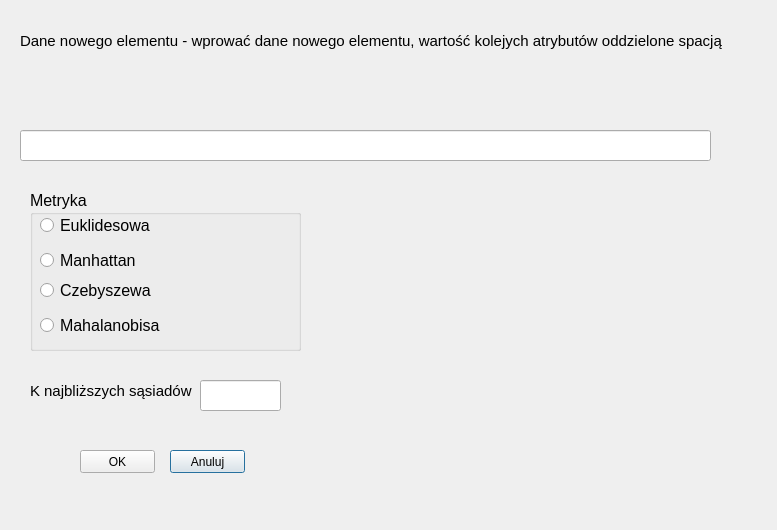
<?xml version="1.0" encoding="UTF-8"?>
<ui version="4.0">
 <class>Dialog</class>
 <widget class="QDialog" name="Dialog">
  <property name="geometry">
   <rect>
    <x>0</x>
    <y>0</y>
    <width>777</width>
    <height>530</height>
   </rect>
  </property>
  <property name="windowTitle">
   <string>Dialog</string>
  </property>
  <widget class="QLabel" name="label">
   <property name="geometry">
    <rect>
     <x>20</x>
     <y>20</y>
     <width>721</width>
     <height>41</height>
    </rect>
   </property>
   <property name="font">
    <font>
     <pointsize>11</pointsize>
    </font>
   </property>
   <property name="text">
    <string>Dane nowego elementu - wprować dane nowego elementu, wartość kolejych atrybutów oddzielone spacją</string>
   </property>
  </widget>
  <widget class="QLineEdit" name="newValues">
   <property name="geometry">
    <rect>
     <x>20</x>
     <y>130</y>
     <width>691</width>
     <height>31</height>
    </rect>
   </property>
   <property name="font">
    <font>
     <pointsize>10</pointsize>
    </font>
   </property>
  </widget>
  <widget class="QGroupBox" name="metricBox">
   <property name="geometry">
    <rect>
     <x>30</x>
     <y>190</y>
     <width>271</width>
     <height>161</height>
    </rect>
   </property>
   <property name="font">
    <font>
     <pointsize>12</pointsize>
    </font>
   </property>
   <property name="title">
    <string>Metryka</string>
   </property>
   <widget class="QRadioButton" name="euklidianRadio">
    <property name="geometry">
     <rect>
      <x>10</x>
      <y>20</y>
      <width>181</width>
      <height>31</height>
     </rect>
    </property>
    <property name="text">
     <string>Euklidesowa</string>
    </property>
   </widget>
   <widget class="QRadioButton" name="manhattanRadio">
    <property name="geometry">
     <rect>
      <x>10</x>
      <y>60</y>
      <width>141</width>
      <height>21</height>
     </rect>
    </property>
    <property name="text">
     <string>Manhattan</string>
    </property>
   </widget>
   <widget class="QRadioButton" name="chebyshevRadio">
    <property name="geometry">
     <rect>
      <x>10</x>
      <y>90</y>
      <width>141</width>
      <height>21</height>
     </rect>
    </property>
    <property name="text">
     <string>Czebyszewa</string>
    </property>
   </widget>
   <widget class="QRadioButton" name="mahalanobisRadio">
    <property name="geometry">
     <rect>
      <x>10</x>
      <y>120</y>
      <width>181</width>
      <height>31</height>
     </rect>
    </property>
    <property name="text">
     <string>Mahalanobisa</string>
    </property>
   </widget>
  </widget>
  <widget class="QLabel" name="label_K">
   <property name="geometry">
    <rect>
     <x>30</x>
     <y>370</y>
     <width>181</width>
     <height>41</height>
    </rect>
   </property>
   <property name="font">
    <font>
     <pointsize>11</pointsize>
    </font>
   </property>
   <property name="text">
    <string>K najbliższych sąsiadów</string>
   </property>
  </widget>
  <widget class="QLineEdit" name="K_value">
   <property name="geometry">
    <rect>
     <x>200</x>
     <y>380</y>
     <width>81</width>
     <height>31</height>
    </rect>
   </property>
   <property name="font">
    <font>
     <pointsize>10</pointsize>
    </font>
   </property>
  </widget>
  <widget class="QPushButton" name="cancelButton">
   <property name="geometry">
    <rect>
     <x>170</x>
     <y>450</y>
     <width>75</width>
     <height>23</height>
    </rect>
   </property>
   <property name="text">
    <string>Anuluj</string>
   </property>
  </widget>
  <widget class="QPushButton" name="okButton">
   <property name="geometry">
    <rect>
     <x>80</x>
     <y>450</y>
     <width>75</width>
     <height>23</height>
    </rect>
   </property>
   <property name="text">
    <string>OK</string>
   </property>
  </widget>
  <widget class="QLabel" name="Attributeslabel">
   <property name="geometry">
    <rect>
     <x>20</x>
     <y>80</y>
     <width>721</width>
     <height>41</height>
    </rect>
   </property>
   <property name="font">
    <font>
     <pointsize>9</pointsize>
    </font>
   </property>
   <property name="text">
    <string/>
   </property>
  </widget>
 </widget>
 <resources/>
 <connections/>
</ui>
